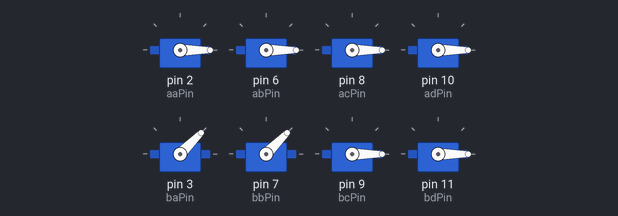
This sketch was run on a simulated Arduino Uno, built with avr-gcc and run on an emulated ATmega328P. Shown: 8 × servo.

Above: at 0.05 s.
At 1.4 s:
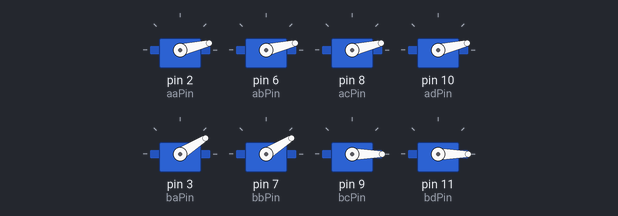
At 2.75 s:
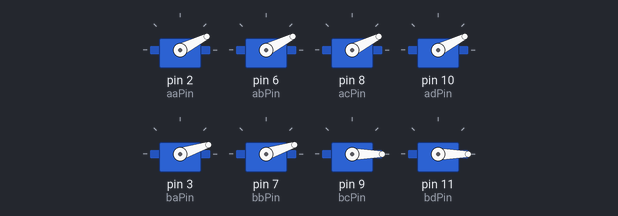
At 5.5 s:
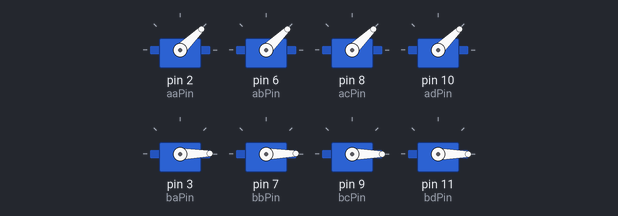
At 8.25 s:
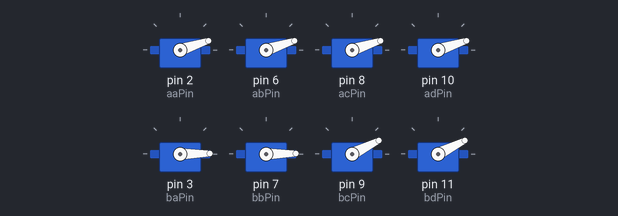
At 11.0 s:
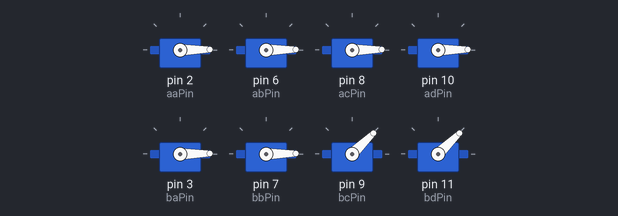
Timing chart, 0 to 14.4 s (numbered marks = the images above):
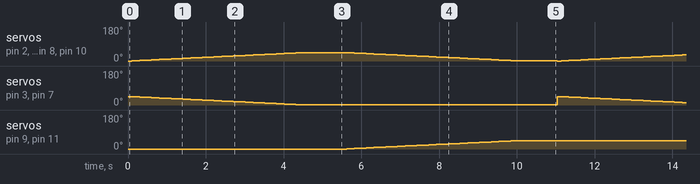

Measured:
- by itself, servo on pin 3 (baPin), servo on pin 7 (bbPin): ramps from 45° to 1° and jumps back, once every 11.0 s
- by itself, servo on pin 9 (bcPin), servo on pin 11 (bdPin): ramps from 0° to 44° and jumps back, once every 11.0 s

The sketch:

Hermes_Mk_I.ino
```cpp
#include <Servo.h>
Servo aa;
Servo ab;
Servo ac;
Servo ad;
Servo ba;
Servo bb;
Servo bc;
Servo bd;
int aaPin = 2;
int abPin = 6;
int acPin = 8;
int adPin = 10;
int baPin = 3;
int bbPin = 7;
int bcPin = 9;
int bdPin = 11;
int X;
void setup(){
  aa.attach(aaPin);
  ab.attach(abPin);
  ac.attach(acPin);
  ad.attach(adPin);
  ba.attach(baPin);
  bb.attach(bbPin);
  bc.attach(bcPin);
  bd.attach(bdPin);
  X = 45;
  aa.write(0);
  ab.write(0);
  ac.write(0);
  ad.write(0);
  ba.write(0);
  bb.write(0);
  bc.write(0);
  bd.write(0);
}
void loop(){
  int i;
  for(i = 0; i < X; i ++){
    aa.write(i);
    ab.write(i);
    ac.write(i);
    ad.write(i);
    ba.write(X - i);
    bb.write(X - i);
  delay(100);
  }
  delay(1000);
  i = X;
  for(i = X; i > 0; i --){
    aa.write(i);
    ab.write(i);
    ac.write(i);
    ad.write(i);
    bc.write(X - i);
    bd.write(X - i);
  delay(100);
  }
  delay(1000);
}
```
